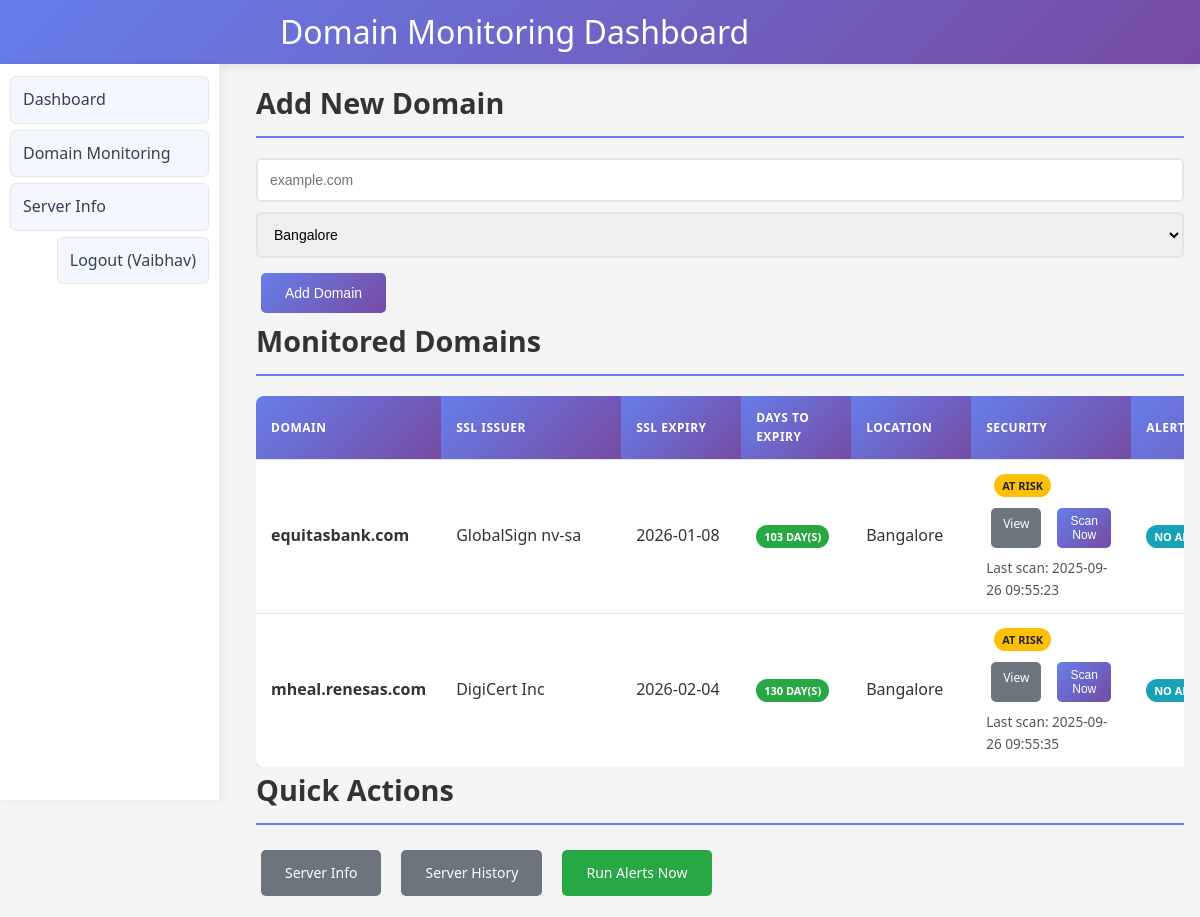
Page /domain (signed in) on the committed database.
### tables this page shows
CREATE TABLE users (
            id INTEGER PRIMARY KEY AUTOINCREMENT,
            name TEXT,
            email TEXT UNIQUE NOT NULL,
            password_hash TEXT NOT NULL,
            role TEXT NOT NULL,          -- super_admin, admin, super_analytics, analytics
            location TEXT                -- required for admin/analytics
        );

CREATE TABLE domains (
            id INTEGER PRIMARY KEY AUTOINCREMENT,
            name TEXT UNIQUE NOT NULL,
            registrar TEXT,
            creation_date TEXT,
            expiration_date TEXT,
            ssl_issuer TEXT,
            ssl_expiry TEXT,
            location TEXT
        );

### 1app.py (the view, shortened to what this page needs)
@app.route('/domain', methods=['GET', 'POST'])
@login_required
def domain():
    conn = get_db_connection()
    c = conn.cursor()
    user = get_current_user()
    base_sql = """
        SELECT d.name, d.registrar, d.creation_date, d.expiration_date, d.ssl_issuer, d.ssl_expiry, d.location,
               a.recipients, a.days_before, a.send_once, a.sent, a.frequency, a.end_date, a.active, a.last_sent
        FROM domains d
        LEFT JOIN domain_alerts a ON a.domain_name = d.name
    """
    params = []
    if user and user["role"] in ("admin", "analytics"):
        base_sql += " WHERE LOWER(d.location)=LOWER(?)"
        params.append(user["location"] or "")
    base_sql += " ORDER BY d.name"
    c.execute(base_sql, params)
    rows = c.fetchall()
    domains = []
    now = datetime.datetime.now()
    for r in rows:
        ssl_expiry = r["ssl_expiry"]
        days_left = None
        try:
            if ssl_expiry:
                expiry_dt = datetime.datetime.strptime(ssl_expiry, "%Y-%m-%d")
                days_left = (expiry_dt - now).days
        except Exception:
            days_left = None
        domains.append({
            "name": r["name"],
            "registrar": r["registrar"],
            "creation_date": r["creation_date"],
            "expiration_date": r["expiration_date"],
            "ssl_issuer": r["ssl_issuer"],
            "ssl_expiry": r["ssl_expiry"],
            "location": r["location"],
            "days_left": days_left,
            "alert_recipients": r["recipients"],
            "alert_days_before": r["days_before"],
            "alert_send_once": bool(r["send_once"]) if r["send_once"] is not None else False,
            "alert_sent": bool(r["sent"]) if r["sent"] is not None else False,
            "alert_frequency": r["frequency"],
            "alert_end_date": r["end_date"],
            "alert_active": bool(r["active"]) if r["active"] is not None else True,
            "alert_last_sent": r["last_sent"]
        })
    conn.close()
    return render_template('domain.html', domains=domains, now=now.date(), locations=get_locations(), user=user)

### 1app.py (called while the page is built)
def get_db_connection():
    conn = sqlite3.connect(DB_FILE, timeout=15, check_same_thread=False)
    conn.row_factory = sqlite3.Row
    try:
        conn.execute("PRAGMA busy_timeout = 15000")
    except Exception:
        pass
    return conn

def get_current_user():
    user_id = session.get('user_id')
    if not user_id:
        return None
    conn = get_db_connection()
    c = conn.cursor()
    c.execute("SELECT id, name, email, role, location FROM users WHERE id = ?", (user_id,))
    row = c.fetchone()
    conn.close()
    return row

def login_required(view_func):
    @functools.wraps(view_func)
    def wrapper(*args, **kwargs):
        if not get_current_user():
            return redirect(url_for('login', next=request.path))
        return view_func(*args, **kwargs)
    return wrapper

def get_locations():
    conn = get_db_connection()
    c = conn.cursor()
    c.execute("SELECT name FROM locations ORDER BY name")
    rows = [r[0] for r in c.fetchall()]
    conn.close()
    return rows

### templates/domain.html (shortened to what this page needs)
<!DOCTYPE html>
<html>
<head>
    <link rel="stylesheet" href="{{ url_for('static', filename='style.css') }}">
</head>
<body>
    <header>
        <div class="container">
            <h1>Domain Monitoring Dashboard</h1>
        </div>
    </header>
    <nav>
        <div class="container">
            <ul>
                <li><a href="/">Dashboard</a></li>
                <li><a href="/domain">Domain Monitoring</a></li>
                <li><a href="/server">Server Info</a></li>
                {% if user %}
                    <li style="margin-left:auto"><a href="/logout">Logout ({{ user.name }})</a></li>
                {% else %}
                    <li style="margin-left:auto"><a href="/login">Login</a></li>
                {% endif %}
            </ul>
        </div>
    </nav>
    <div class="container">
        <div class="card">
            <h2>Add New Domain</h2>
            <form method="POST" style="display: flex; gap: 10px; align-items: center; flex-wrap: wrap;">
                <input type="text" name="domain_name" placeholder="example.com" required class="form-control" style="flex: 1; min-width: 200px;">
                <select name="location" class="form-control" style="min-width: 180px;">
                    {% for loc in locations %}
                        <option value="{{ loc }}">{{ loc }}</option>
                    {% endfor %}
                </select>
                <button type="submit" class="btn btn-primary">Add Domain</button>
            </form>
        </div>
        {% if domains %}
            <div class="card">
                <h2>Monitored Domains</h2>
                <div class="table-container">
                    <table class="domains-table">
                        <thead>
                            <tr>
                                <th>Domain</th>
                                <th>SSL Issuer</th>
                                <th>SSL Expiry</th>
                                <th>Days to Expiry</th>
                                <th>Location</th>
                                <th>Security</th>
                                <th>Alert Configuration</th>
                            </tr>
                        </thead>
                        <tbody>
                            {% for d in domains %}
                            <tr>
                                <td><strong>{{ d.name }}</strong></td>
                                <td>{{ d.ssl_issuer or '-' }}</td>
                                <td>{{ d.ssl_expiry or '-' }}</td>
                                <td>
                                    {% if d.days_left is not none %}
                                        {% if d.days_left < 0 %}
                                            <span class="badge badge-danger">Expired {{ -d.days_left }} day(s) ago</span>
                                        {% elif d.days_left <= 30 %}
                                            <span class="badge badge-warning">{{ d.days_left }} day(s)</span>
                                        {% else %}
                                            <span class="badge badge-success">{{ d.days_left }} day(s)</span>
                                        {% endif %}
                                    {% else %}
                                        <span class="badge badge-info">Unknown</span>
                                    {% endif %}
                                </td>
                                <td>{{ d.location or '-' }}</td>
                                <td>
                                    <span class="badge sec-badge" data-domain="{{ d.name|e }}">Loading...</span>
                                    <div style="margin-top:6px; display:flex; gap:6px;">
                                        <a class="btn btn-sm btn-secondary" href="/domain/security/{{ d.name }}">View</a>
                                        <button class="btn btn-sm btn-primary btn-sec-scan" data-domain="{{ d.name|e }}">Scan Now</button>
                                    </div>
                                    <div class="sec-time" data-domain="{{ d.name|e }}" style="font-size: 0.85em; margin-top:4px; color:#555;"></div>
                                </td>
                                <td>
                                    {% if d.alert_recipients %}
                                        <div style="font-size: 0.9em;">
                                            <div><strong>Recipients:</strong> {{ d.alert_recipients }}</div>
                                            <div><strong>Days before:</strong> {{ d.alert_days_before }}</div>
                                            <div><strong>Frequency:</strong> {{ d.alert_frequency or 'once' }}</div>
                                            <div><strong>Send once:</strong> {{ 'Yes' if d.alert_send_once else 'No' }}</div>
                                            <div><strong>Active:</strong> {{ 'Yes' if d.alert_active else 'No' }}</div>
                                            {% if d.alert_end_date %}
                                                <div><strong>Ends:</strong> {{ d.alert_end_date }}</div>
                                            {% endif %}
                                            {% if d.alert_last_sent %}
                                                <div><strong>Last Sent:</strong> {{ d.alert_last_sent }}</div>
                                            {% endif %}
                                            <div><strong>Status:</strong>
                                                <span class="badge {% if d.alert_sent %}badge-success{% else %}badge-warning{% endif %}">
                                                    {{ 'Sent' if d.alert_sent else 'Pending' }}
                                                </span>
                                            </div>
                                        </div>
                                    {% else %}
                                        <span class="badge badge-info">No alerts configured</span>
                                    {% endif %}
                                </td>
                            </tr>
                            {% endfor %}
                        </tbody>
                    </table>
                </div>
            </div>
        {% else %}
            <div class="card">
                <div class="alert alert-info">
                    <strong>No domains configured yet.</strong> Add your first domain above to start monitoring SSL certificates and expiration dates.
                </div>
            </div>
        {% endif %}
        <div class="card">
            <h2>Quick Actions</h2>
            <div style="display: flex; gap: 10px; flex-wrap: wrap;">
                <a href="/server" class="btn btn-secondary">Server Info</a>
                <a href="/server/history" class="btn btn-secondary">Server History</a>
                <a href="/run_alerts" class="btn btn-success">Run Alerts Now</a>
            </div>
        </div>
    </div>
</body>
</html>

### static/style.css (style rules this page uses)
:root { --primary: #667eea; --surface: #ffffff; --text: #334155; --muted: #6b7280; --sidebar-width: 240px; --header-height: 64px; }
* { margin: 0; padding: 0; box-sizing: border-box; }
body { font-family: 'Segoe UI', Tahoma, Geneva, Verdana, sans-serif; line-height: 1.6; color: #333; background-color: #f5f5f5; }
.container { max-width: 1200px; margin: 0 auto; padding: 16px; margin-left: var(--sidebar-width); }
header { background: linear-gradient(135deg, #667eea 0%, #764ba2 100%); color: white; height: var(--header-height); display: flex; align-items: center; padding: 0 16px; margin-bottom: 0; box-shadow: 0 2px 10px rgba(0,0,0,0.1); }
header h1 { width: 100%; text-align: right; font-size: 2em; font-weight: 400; margin-right: 8px; }
nav { position: fixed; left: 0; top: var(--header-height); width: calc(var(--sidebar-width) - 20px); height: calc(100vh - var(--header-height)); background: var(--surface); padding: 12px 10px; box-shadow: 2px 0 8px rgba(0,0,0,0.06); border-right: 1px solid #eee; overflow-y: auto; z-index: 1000; }
nav .container { margin: 0; padding: 0; max-width: 100%; }
nav ul { list-style: none; display: flex; flex-direction: column; gap: 6px; margin: 0; padding: 0; }
nav a { text-decoration: none; color: var(--text); font-weight: 500; padding: 10px 12px; border-radius: 6px; transition: all 0.2s ease; display: block; background: #f5f7ff; border: 1px solid #e5e7eb; }
.card h2 { color: #333; margin-bottom: 20px; font-size: 1.8em; border-bottom: 2px solid #667eea; padding-bottom: 10px; }
.form-control { width: 100%; padding: 12px; border: 2px solid #e1e5e9; border-radius: 5px; font-size: 14px; transition: border-color 0.3s ease; }
.btn { padding: 12px 24px; border: none; border-radius: 5px; cursor: pointer; font-size: 14px; font-weight: 500; text-decoration: none; display: inline-block; transition: all 0.3s ease; margin: 5px; }
.btn-primary { background: linear-gradient(135deg, #667eea 0%, #764ba2 100%); color: white; }
.btn-secondary { background-color: #6c757d; color: white; }
.btn-success { background-color: #28a745; color: white; }
.btn-sm { padding: 6px 12px; font-size: 12px; }
.table-container { overflow-x: auto; margin-top: 12px; }
table { width: 100%; border-collapse: collapse; background: white; border-radius: 8px; overflow: hidden; box-shadow: 0 2px 10px rgba(0,0,0,0.1); }
th, td { padding: 12px 15px; text-align: left; border-bottom: 1px solid #e1e5e9; }
.table-container thead th { position: sticky; top: 0; z-index: 1; }
.domains-table th:nth-child(1), .domains-table td:nth-child(1) { min-width: 160px; width: 18%; }
.domains-table th:nth-child(2), .domains-table td:nth-child(2) { min-width: 180px; width: 20%; }
.domains-table th:nth-child(3), .domains-table td:nth-child(3) { min-width: 120px; width: 12%; }
.domains-table th:nth-child(4), .domains-table td:nth-child(4) { min-width: 110px; width: 10%; }
.domains-table th:nth-child(5), .domains-table td:nth-child(5) { min-width: 120px; width: 12%; }
.domains-table th:nth-child(6), .domains-table td:nth-child(6) { min-width: 160px; width: 16%; }
.domains-table th:nth-child(7), .domains-table td:nth-child(7) { min-width: 220px; width: 22%; }
th { background: linear-gradient(135deg, #667eea 0%, #764ba2 100%); color: white; font-weight: 600; text-transform: uppercase; font-size: 12px; letter-spacing: 0.5px; }
tr:last-child td { border-bottom: none; }
.badge { padding: 4px 8px; border-radius: 12px; font-size: 11px; font-weight: 600; text-transform: uppercase; }
.badge-success { background-color: #28a745; color: white; }
.badge-info { background-color: #17a2b8; color: white; }

### rows in the picture
users: name "Vaibhav"
domains: name "equitasbank.com", ssl_issuer "GlobalSign nv-sa", ssl_expiry "2026-01-08", days_left "103", location "Bangalore"
domains: name "mheal.renesas.com", ssl_issuer "DigiCert Inc", ssl_expiry "2026-02-04", days_left "130", location "Bangalore"

### other values in the picture
form field location "Bangalore"
